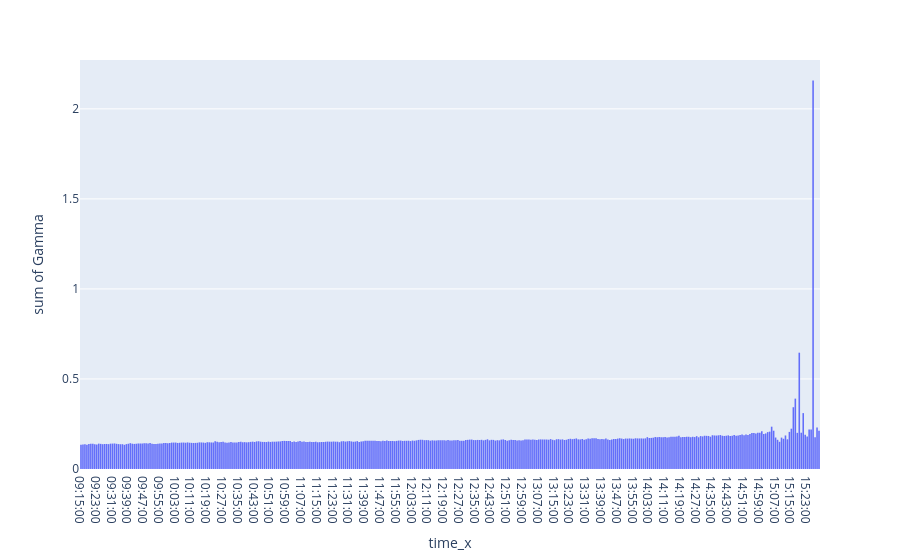

The cell this chart's notebook holds for it:
### Markdown cell above
### Data Vislualization

### Code cell
px.histogram(df_final,  x='time_x', y='Gamma' , nbins=375)

### Figure 1 — Plotly figure (JSON) as saved in the notebook; plotly's stock layout.template omitted (floating-point values rounded to 4 significant figures; data arrays with more than 128 entries replaced by an {"elided": "..."} marker saying what was removed)
{"data": [{"bingroup": "x", "histfunc": "sum", "hovertemplate": "time_x=%{x}<br>sum of Gamma=%{y}<extra></extra>", "legendgroup": "", "marker": {"color": "#636efa", "pattern": {"shape": ""}}, "name": "", "nbinsx": 375, "orientation": "v", "showlegend": false, "type": "histogram", "x": {"elided": "29451 str values"}, "xaxis": "x", "y": {"elided": "29451 float values"}, "yaxis": "y"}], "layout": {"barmode": "relative", "legend": {"tracegroupgap": 0}, "margin": {"t": 60}, "xaxis": {"anchor": "y", "domain": [0, 1], "title": {"text": "time_x"}}, "yaxis": {"anchor": "x", "domain": [0, 1], "title": {"text": "sum of Gamma"}}}}
